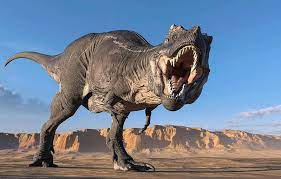
#> input picture python/BTL ttcs/btl/rex.jpg, 281 x 179 px, found by its file name
$ python test1.py
#> lines starting #> are read from the running program, lines starting #| are printed output that depends on the picture; after the words box and inside, x2 and y2 are one past the last pixel; in counts of white or black regions, pixels touching at a corner belong together

import numpy as np
import cv2

def translate(image, x, y):
    M = np.float32([[1, 0, x], [0, 1, y]])
    shifted = cv2.warpAffine(image, M, (image.shape[1], image.shape[0]))
    return shifted


green =(0,255,0)
canvas = cv2.imread("E:/rex.jpg")
#> canvas is the input picture: shape (179, 281, 3); mean B, G, R 147.7, 129.3, 116.5
cv2.rectangle(canvas, (-5, 10), (60, 60), green,2)
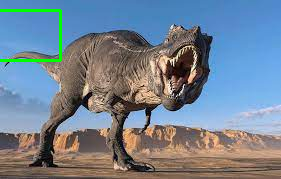
#> canvas: shape (179, 281, 3); 1.02% of pixels changed, all inside (x1, y1, x2, y2) = (0, 9, 62, 62)
canvas = translate(canvas, 50,50)
#> in translate, `shifted = cv2.warpAffine(image, M, (image.shape[1], image.shape[0]))`:
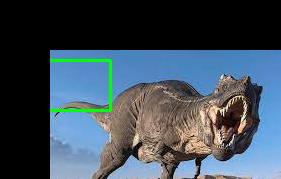
#> shifted: shape (179, 281, 3); mean B, G, R 90.4, 78.1, 63.2
cv2.imshow("Canvas", canvas)
cv2.waitKey(0)
